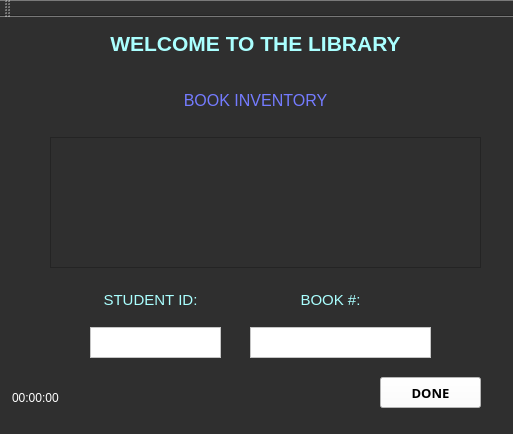
<?xml version="1.0" encoding="UTF-8"?>
<ui version="4.0">
 <class>MainWindow</class>
 <widget class="QMainWindow" name="MainWindow">
  <property name="geometry">
   <rect>
    <x>0</x>
    <y>0</y>
    <width>513</width>
    <height>434</height>
   </rect>
  </property>
  <property name="font">
   <font>
    <family>Nyala</family>
    <pointsize>11</pointsize>
   </font>
  </property>
  <property name="windowTitle">
   <string>MainWindow</string>
  </property>
  <property name="styleSheet">
   <string notr="true">background-color: rgb(47, 47, 47);</string>
  </property>
  <widget class="QWidget" name="centralWidget">
   <widget class="QTextBrowser" name="textBrowser">
    <property name="geometry">
     <rect>
      <x>10</x>
      <y>10</y>
      <width>491</width>
      <height>41</height>
     </rect>
    </property>
    <property name="frameShape">
     <enum>QFrame::NoFrame</enum>
    </property>
    <property name="html">
     <string>&lt;!DOCTYPE HTML PUBLIC &quot;-//W3C//DTD HTML 4.0//EN&quot; &quot;http://www.w3.org/TR/REC-html40/strict.dtd&quot;&gt;
&lt;html&gt;&lt;head&gt;&lt;meta name=&quot;qrichtext&quot; content=&quot;1&quot; /&gt;&lt;style type=&quot;text/css&quot;&gt;
p, li { white-space: pre-wrap; }
&lt;/style&gt;&lt;/head&gt;&lt;body style=&quot; font-family:'MS Shell Dlg 2'; font-size:8.25pt; font-weight:400; font-style:normal;&quot;&gt;
&lt;p align=&quot;center&quot; style=&quot; margin-top:0px; margin-bottom:0px; margin-left:0px; margin-right:0px; -qt-block-indent:0; text-indent:0px;&quot;&gt;&lt;span style=&quot; font-size:16pt; font-weight:600; color:#aaffff;&quot;&gt;WELCOME TO THE LIBRARY&lt;/span&gt;&lt;/p&gt;&lt;/body&gt;&lt;/html&gt;</string>
    </property>
   </widget>
   <widget class="QTextBrowser" name="textBrowser_2">
    <property name="geometry">
     <rect>
      <x>40</x>
      <y>70</y>
      <width>431</width>
      <height>31</height>
     </rect>
    </property>
    <property name="frameShape">
     <enum>QFrame::NoFrame</enum>
    </property>
    <property name="html">
     <string>&lt;!DOCTYPE HTML PUBLIC &quot;-//W3C//DTD HTML 4.0//EN&quot; &quot;http://www.w3.org/TR/REC-html40/strict.dtd&quot;&gt;
&lt;html&gt;&lt;head&gt;&lt;meta name=&quot;qrichtext&quot; content=&quot;1&quot; /&gt;&lt;style type=&quot;text/css&quot;&gt;
p, li { white-space: pre-wrap; }
&lt;/style&gt;&lt;/head&gt;&lt;body style=&quot; font-family:'MS Shell Dlg 2'; font-size:8.25pt; font-weight:400; font-style:normal;&quot;&gt;
&lt;p align=&quot;center&quot; style=&quot; margin-top:0px; margin-bottom:0px; margin-left:0px; margin-right:0px; -qt-block-indent:0; text-indent:0px;&quot;&gt;&lt;span style=&quot; font-size:12pt; color:#747bff;&quot;&gt;BOOK INVENTORY&lt;/span&gt;&lt;/p&gt;&lt;/body&gt;&lt;/html&gt;</string>
    </property>
   </widget>
   <widget class="QTextBrowser" name="textBrowser_3">
    <property name="geometry">
     <rect>
      <x>80</x>
      <y>270</y>
      <width>141</width>
      <height>31</height>
     </rect>
    </property>
    <property name="frameShape">
     <enum>QFrame::NoFrame</enum>
    </property>
    <property name="html">
     <string>&lt;!DOCTYPE HTML PUBLIC &quot;-//W3C//DTD HTML 4.0//EN&quot; &quot;http://www.w3.org/TR/REC-html40/strict.dtd&quot;&gt;
&lt;html&gt;&lt;head&gt;&lt;meta name=&quot;qrichtext&quot; content=&quot;1&quot; /&gt;&lt;style type=&quot;text/css&quot;&gt;
p, li { white-space: pre-wrap; }
&lt;/style&gt;&lt;/head&gt;&lt;body style=&quot; font-family:'MS Shell Dlg 2'; font-size:8.25pt; font-weight:400; font-style:normal;&quot;&gt;
&lt;p align=&quot;center&quot; style=&quot; margin-top:0px; margin-bottom:0px; margin-left:0px; margin-right:0px; -qt-block-indent:0; text-indent:0px;&quot;&gt;&lt;span style=&quot; font-size:11pt; color:#aaffff;&quot;&gt;STUDENT ID:&lt;/span&gt;&lt;/p&gt;&lt;/body&gt;&lt;/html&gt;</string>
    </property>
   </widget>
   <widget class="QTextBrowser" name="textBrowser_4">
    <property name="geometry">
     <rect>
      <x>240</x>
      <y>270</y>
      <width>181</width>
      <height>31</height>
     </rect>
    </property>
    <property name="frameShape">
     <enum>QFrame::NoFrame</enum>
    </property>
    <property name="html">
     <string>&lt;!DOCTYPE HTML PUBLIC &quot;-//W3C//DTD HTML 4.0//EN&quot; &quot;http://www.w3.org/TR/REC-html40/strict.dtd&quot;&gt;
&lt;html&gt;&lt;head&gt;&lt;meta name=&quot;qrichtext&quot; content=&quot;1&quot; /&gt;&lt;style type=&quot;text/css&quot;&gt;
p, li { white-space: pre-wrap; }
&lt;/style&gt;&lt;/head&gt;&lt;body style=&quot; font-family:'MS Shell Dlg 2'; font-size:8.25pt; font-weight:400; font-style:normal;&quot;&gt;
&lt;p align=&quot;center&quot; style=&quot; margin-top:0px; margin-bottom:0px; margin-left:0px; margin-right:0px; -qt-block-indent:0; text-indent:0px;&quot;&gt;&lt;span style=&quot; font-size:11pt; color:#aaffff;&quot;&gt;BOOK #:&lt;/span&gt;&lt;/p&gt;&lt;/body&gt;&lt;/html&gt;</string>
    </property>
   </widget>
   <widget class="QPushButton" name="pushButton">
    <property name="geometry">
     <rect>
      <x>380</x>
      <y>360</y>
      <width>101</width>
      <height>31</height>
     </rect>
    </property>
    <property name="font">
     <font>
      <family>Century Gothic</family>
      <pointsize>10</pointsize>
      <weight>75</weight>
      <bold>true</bold>
     </font>
    </property>
    <property name="styleSheet">
     <string notr="true">background-color: rgb(255, 255, 255);</string>
    </property>
    <property name="text">
     <string>DONE</string>
    </property>
   </widget>
   <widget class="QTextEdit" name="studentID">
    <property name="geometry">
     <rect>
      <x>90</x>
      <y>310</y>
      <width>131</width>
      <height>31</height>
     </rect>
    </property>
    <property name="styleSheet">
     <string notr="true">background-color: rgb(255, 255, 255);</string>
    </property>
   </widget>
   <widget class="QTextEdit" name="bookNum">
    <property name="geometry">
     <rect>
      <x>250</x>
      <y>310</y>
      <width>181</width>
      <height>31</height>
     </rect>
    </property>
    <property name="styleSheet">
     <string notr="true">background-color: rgb(255, 255, 255);</string>
    </property>
   </widget>
   <widget class="QTimeEdit" name="timeEdit">
    <property name="geometry">
     <rect>
      <x>10</x>
      <y>370</y>
      <width>118</width>
      <height>22</height>
     </rect>
    </property>
    <property name="styleSheet">
     <string notr="true">color: rgb(255, 255, 255);</string>
    </property>
    <property name="frame">
     <bool>false</bool>
    </property>
    <property name="buttonSymbols">
     <enum>QAbstractSpinBox::NoButtons</enum>
    </property>
   </widget>
   <widget class="QPlainTextEdit" name="bookInventory">
    <property name="geometry">
     <rect>
      <x>50</x>
      <y>120</y>
      <width>431</width>
      <height>131</height>
     </rect>
    </property>
    <property name="styleSheet">
     <string notr="true">color: rgb(255, 0, 0);</string>
    </property>
   </widget>
  </widget>
  <widget class="QToolBar" name="mainToolBar">
   <attribute name="toolBarArea">
    <enum>TopToolBarArea</enum>
   </attribute>
   <attribute name="toolBarBreak">
    <bool>false</bool>
   </attribute>
  </widget>
  <widget class="QStatusBar" name="statusBar"/>
 </widget>
 <layoutdefault spacing="6" margin="11"/>
 <resources/>
 <connections/>
</ui>
